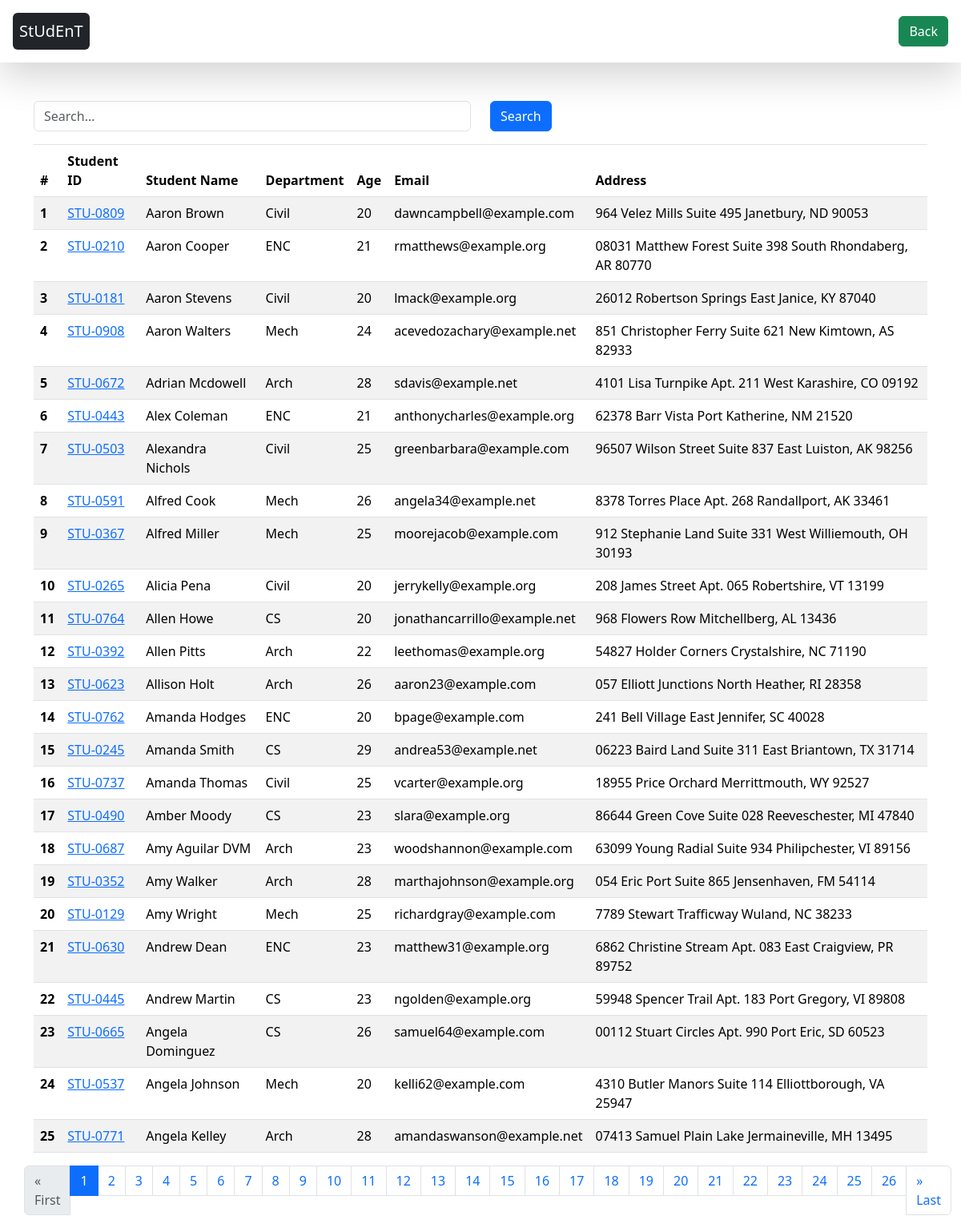
The page / on the database its author committed.
### database/models.py (models this page shows, shortened)
class Student (models.Model):
        department = models.ForeignKey( Department , related_name="depart", on_delete=models.CASCADE)
        student_id = models.OneToOneField(StudentID , related_name="studentid", on_delete=models.CASCADE)
        student_name = models.CharField(max_length= 100)
        student_email = models.EmailField(unique=True)
        student_age= models.IntegerField(default=18)
        student_address = models.TextField()
        class Meta:
            ordering= ['student_name']
            verbose_name='student'

class StudentID (models.Model):
    student_id  = models.CharField(max_length=100)
    def __str__(self) -> str:
        return self.student_id

class Department( models.Model) :
    department =models.CharField(max_length=100)
    def __str__(self) -> str:
        return self.department
    class Meta :
          ordering =['department']

### home/views.py (the view, shortened to what this page needs)
# urls.py: path('',  get_student , name = 'Home'),
def get_student(request ):
     student = Student.objects.all()
     paginator = Paginator(student, 25)  # Show 25 contacts per page.
     page_number = request.GET.get("page",1)
     page_obj = paginator.get_page(page_number)
     context = {'students': page_obj}
     return render(request, 'student.html',context)

### home/templates/student.html
{% extends "base.html" %}
{% block start %}
<div class="container mt-5">
<form>
    <div class="row mb-3">
        <div class="col-md-6">
            <input type="text" class="form-control"  name ='search' id="search" placeholder="Search...">
        </div>
        <div class="col-md-2">
            <button class="btn btn-primary" id="search">Search</button>
        </div>
    </div>
</form>
    <table class="table table-striped table-bordered">
        <thead class="thead-dark">
            <tr>
                <th scope="col">#</th>
                <th scope="col">Student ID</th>
                <th scope="col">Student Name</th>
                <th scope="col">Department</th>
                <th scope="col">Age</th>
                <th scope="col">Email</th>
                <th scope="col">Address</th>
            </tr>
        </thead>
        <tbody>
            {% for student in students %}
            <tr>
                <th scope="row">{{ forloop.counter }}</th>
                <td> <a href="{% url 'see_report' student.student_id  %}">
                {{ student.student_id }}</a>
            </td>
                <td>{{ student.student_name }}</td>
                <td>{{ student.department }}</td>
                <td>{{ student.student_age }}</td>
                <td>{{ student.student_email }}</td>
                <td>{{ student.student_address }}</td>
            </tr>
            {% endfor %}
        </tbody>
    </table>
</div>
<div style="width: 95%; margin:0 auto;">
    <nav aria-label="...">
        <ul class="pagination">
            <li class="page-item {% if not students.has_previous %}disabled{% endif %}">
                <a class="page-link" {% if students.has_previous %}href="?page=1"{% endif %}>&laquo; First</a>
            </li>
            {% for num in students.paginator.page_range %}
            <li class="page-item {% if students.number == num %}active{% endif %}">
                <a class="page-link" href="?page={{ num }}">{{ num }}</a>
            </li>
            {% endfor %}
            <li class="page-item {% if not students.has_next %}disabled{% endif %}">
                <a class="page-link" {% if students.has_next %}href="?page={{ students.paginator.num_pages }}"{% endif %}>&raquo; Last</a>
            </li>
        </ul>
    </nav>
</div>
{% endblock %}

### home/templates/base.html (shortened to what this page needs)
<!DOCTYPE html>
<html lang="en">
<head>
    <link href="https://cdn.jsdelivr.net/npm/bootstrap@5.3.3/dist/css/bootstrap.min.css" rel="stylesheet">
</head>
<body>
    <nav class="navbar p-3 navbar-darkbg-primary shadow-lg ">
        <a class="navbar-brand text-light bg-dark p-2 rounded-2">StUdEnT</a>
        <form class="form-inline">
            {%if request.user.is_authenticated %}
           <a  href="/student/" class="btn btn-danger p-2 my-2 my-sm-0" type="submit">Back</a>
          {%else%}
          <a  href="/student/" class="btn btn-success  my-2 my-sm-0" type="submit">Back </a>
         {%endif%}
        </form>
      </nav>
  {%block start%}
{%endblock%}
</body>
</html>

### home/templates/base.html (style rules this page uses)
table ,th,td { border: 10px rgb(12, 12, 12); }

### rows shown on the page
Student: student_id "STU-0809", student_name "Aaron Brown", department "Civil", student_age "20", student_email "dawncampbell@example.com", student_address "964 Velez Mills Suite 495 Janetbury, ND 90053"
Student: student_id "STU-0210", student_name "Aaron Cooper", department "ENC", student_age "21", student_email "rmatthews@example.org", student_address "08031 Matthew Forest Suite 398 South Rhondaberg, AR 80770"
Student: student_id "STU-0181", student_name "Aaron Stevens", department "Civil", student_age "20", student_email "lmack@example.org", student_address "26012 Robertson Springs East Janice, KY 87040"
Student: student_id "STU-0908", student_name "Aaron Walters", department "Mech", student_age "24", student_email "acevedozachary@example.net", student_address "851 Christopher Ferry Suite 621 New Kimtown, AS 82933"
Student: student_id "STU-0672", student_name "Adrian Mcdowell", department "Arch", student_age "28", student_email "sdavis@example.net", student_address "4101 Lisa Turnpike Apt. 211 West Karashire, CO 09192"
Student: student_id "STU-0443", student_name "Alex Coleman", department "ENC", student_age "21", student_email "anthonycharles@example.org", student_address "62378 Barr Vista Port Katherine, NM 21520"
Student: student_id "STU-0503", student_name "Alexandra Nichols", department "Civil", student_age "25", student_email "greenbarbara@example.com", student_address "96507 Wilson Street Suite 837 East Luiston, AK 98256"
Student: student_id "STU-0591", student_name "Alfred Cook", department "Mech", student_age "26", student_email "angela34@example.net", student_address "8378 Torres Place Apt. 268 Randallport, AK 33461"
Student: student_id "STU-0367", student_name "Alfred Miller", department "Mech", student_age "25", student_email "moorejacob@example.com", student_address "912 Stephanie Land Suite 331 West Williemouth, OH 30193"
Student: student_id "STU-0265", student_name "Alicia Pena", department "Civil", student_age "20", student_email "jerrykelly@example.org", student_address "208 James Street Apt. 065 Robertshire, VT 13199"
Student: student_id "STU-0764", student_name "Allen Howe", department "CS", student_age "20", student_email "jonathancarrillo@example.net", student_address "968 Flowers Row Mitchellberg, AL 13436"
Student: student_id "STU-0392", student_name "Allen Pitts", department "Arch", student_age "22", student_email "leethomas@example.org", student_address "54827 Holder Corners Crystalshire, NC 71190"
Student: student_id "STU-0623", student_name "Allison Holt", department "Arch", student_age "26", student_email "aaron23@example.com", student_address "057 Elliott Junctions North Heather, RI 28358"
Student: student_id "STU-0762", student_name "Amanda Hodges", department "ENC", student_age "20", student_email "bpage@example.com", student_address "241 Bell Village East Jennifer, SC 40028"
Student: student_id "STU-0245", student_name "Amanda Smith", department "CS", student_age "29", student_email "andrea53@example.net", student_address "06223 Baird Land Suite 311 East Briantown, TX 31714"
Student: student_id "STU-0737", student_name "Amanda Thomas", department "Civil", student_age "25", student_email "vcarter@example.org", student_address "18955 Price Orchard Merrittmouth, WY 92527"
Student: student_id "STU-0490", student_name "Amber Moody", department "CS", student_age "23", student_email "slara@example.org", student_address "86644 Green Cove Suite 028 Reeveschester, MI 47840"
Student: student_id "STU-0687", student_name "Amy Aguilar DVM", department "Arch", student_age "23", student_email "woodshannon@example.com", student_address "63099 Young Radial Suite 934 Philipchester, VI 89156"
Student: student_id "STU-0352", student_name "Amy Walker", department "Arch", student_age "28", student_email "marthajohnson@example.org", student_address "054 Eric Port Suite 865 Jensenhaven, FM 54114"
Student: student_id "STU-0129", student_name "Amy Wright", department "Mech", student_age "25", student_email "richardgray@example.com", student_address "7789 Stewart Trafficway Wuland, NC 38233"
Student: student_id "STU-0630", student_name "Andrew Dean", department "ENC", student_age "23", student_email "matthew31@example.org", student_address "6862 Christine Stream Apt. 083 East Craigview, PR 89752"
Student: student_id "STU-0445", student_name "Andrew Martin", department "CS", student_age "23", student_email "ngolden@example.org", student_address "59948 Spencer Trail Apt. 183 Port Gregory, VI 89808"
Student: student_id "STU-0665", student_name "Angela Dominguez", department "CS", student_age "26", student_email "samuel64@example.com", student_address "00112 Stuart Circles Apt. 990 Port Eric, SD 60523"
Student: student_id "STU-0537", student_name "Angela Johnson", department "Mech", student_age "20", student_email "kelli62@example.com", student_address "4310 Butler Manors Suite 114 Elliottborough, VA 25947"
Student: student_id "STU-0771", student_name "Angela Kelley", department "Arch", student_age "28", student_email "amandaswanson@example.net", student_address "07413 Samuel Plain Lake Jermaineville, MH 13495"

### other values the page prints
{{ num }} "1" "2" "3" "4" "5" "6" "7" "8" "9" "10" "11" "12" "13" "14" "15" "16" "17" "18" "19" "20" "21" "22" "23" "24" "25" "26"
